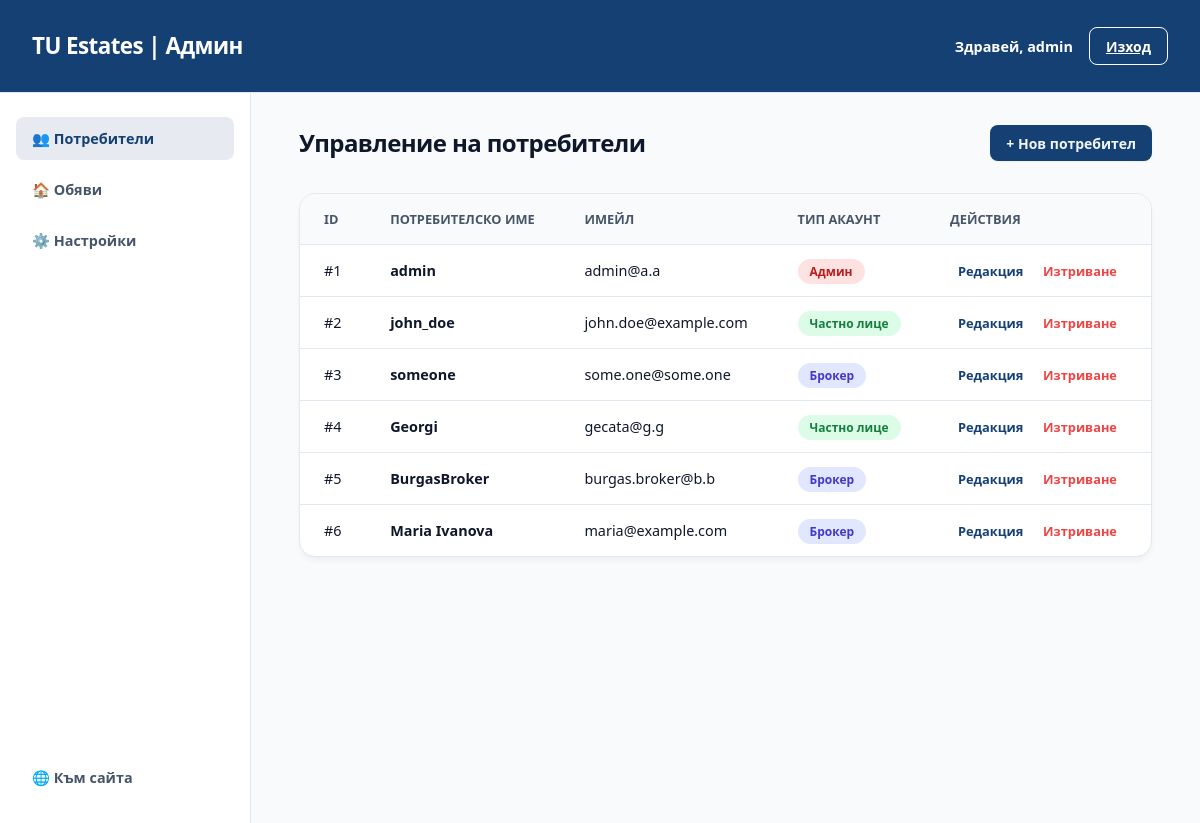
The app's page /index.php?action=admin (signed in), older data.
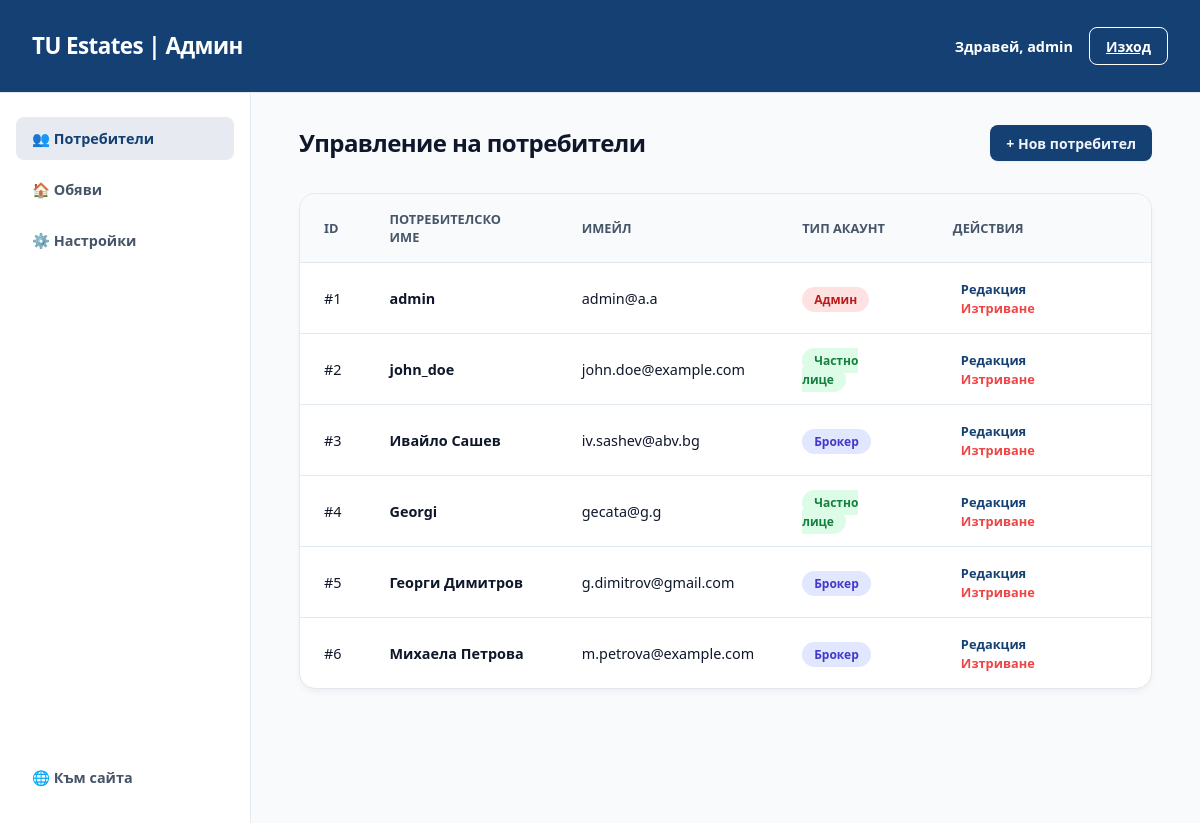
The same page, newer data.
### tables this page shows
CREATE TABLE
    IF NOT EXISTS users (
        id INT AUTO_INCREMENT PRIMARY KEY,
        username VARCHAR(255) NOT NULL,
        email VARCHAR(255) NOT NULL UNIQUE,
        phone VARCHAR(50) NULL,
        image VARCHAR(255) NULL,
        description TEXT NULL,
        password VARCHAR(255) NOT NULL,
        user_type_id INT NOT NULL,
        FOREIGN KEY (user_type_id) REFERENCES user_types (id)
    );

### src/controllers/UserController.php (called while the page is built, shortened)
<?php
class UserController
{
    public static function getAllUsers(): array
    {
        $pdo = Database::getInstance();
        $users = [];
        try {
            $stmt = $pdo->query("SELECT id, username, email, password, user_type_id, phone, image, description FROM users");
            while ($row = $stmt->fetch(PDO::FETCH_ASSOC)) {
                $users[] = new User(
                    $row['id'],
                    $row['username'],
                    $row['email'],
                    $row['password'],
                    $row['user_type_id'],
                    $row['phone'] ?? '-',
                    $row['image'] ?? '-',
                    $row['description'] ?? '-'
                );
            }
        } catch (PDOException $e) {
            die('Error fetching users: ' . $e->getMessage());
        }
        return $users;
    }
}

### src/models/User.php (called while the page is built, shortened)
<?php
class User
{
    private int $id;
    private string $username;
    private string $email;
    private int $userType;
    public function __construct(  int $id,
        string $username,
        string $email,
        string $password,
        int $userType,
        ?string $phone = null,
        ?string $image = null,
        ?string $description = null)
    {
        $this->id = $id;
        $this->username = $username;
        $this->email = $email;
        $this->userType = $userType;
    }
    public function getId(): int
    {
        return $this->id;
    }
    public function getUsername(): string
    {
        return $this->username;
    }
    public function getEmail(): string
    {
        return $this->email;
    }
    public function getUserType(): string
    {
        return $this->userType;
    }
}

### src/views/admin.php (the view, shortened to what this page needs)
<!DOCTYPE html>
<html lang="bg">
<head>
    <link rel="stylesheet" href="style.css">
</head>
<body style="background-color: var(--search-light);">
    <header style="background-color: var(--tu_blue_primary); color: white; padding: 1rem 2rem; display: flex; justify-content: space-between; align-items: center; z-index: 100;">
        <div class="logo_group" style="color: white;">
            <h1 class="heading_primary" style="color: white; margin: 0;">TU Estates | Админ</h1>
        </div>
        <div style="display: flex; gap: 1rem; align-items: center;">
            <span style="font-weight: 600; font-size: 0.9rem;">Здравей, <?= htmlspecialchars($_SESSION['username']) ?></span>
            <a href="index.php?action=logout" class="btn_secondary" style="color: white; border-color: white;">Изход</a>
        </div>
    </header>
    <div class="admin_layout">
        <aside class="admin_sidebar">
            <nav class="admin_nav">
                <a href="index.php?action=admin" class="admin_nav_link active">👥 Потребители</a>
                <a href="index.php?action=admin_estates" class="admin_nav_link">🏠 Обяви</a>
                <a href="index.php?action=admin_settings" class="admin_nav_link">⚙️ Настройки</a>
                <a href="index.php?action=homepage" class="admin_nav_link" style="margin-top: auto;">🌐 Към сайта</a>
            </nav>
        </aside>
        <main class="admin_main">
            <div style="display: flex; justify-content: space-between; align-items: center; margin-bottom: 2rem;">
                <h2 class="section_title">Управление на потребители</h2>
                <a href="index.php?action=admin_add_user" class="btn_primary" style="text-decoration: none;">+ Нов потребител</a>
            </div>
            <div class="table_container">
                <table class="admin_table">
                    <thead>
                        <tr>
                            <th>ID</th>
                            <th>Потребителско име</th>
                            <th>Имейл</th>
                            <th>Тип акаунт</th>
                            <th>Действия</th>
                        </tr>
                    </thead>
                    <tbody>
                        <?php
                        $users = UserController::getAllUsers();
                        foreach ($users as $user):
                            $roleName = match ((int)$user->getUserType()) {
                                1 => '<span class="badge badge-admin">Админ</span>',
                                2 => '<span class="badge badge-broker">Брокер</span>',
                                3 => '<span class="badge badge-user">Частно лице</span>',
                                default => '<span class="badge">Гост</span>'
                            };
                        ?>
                            <tr>
                                <td>#<?= htmlspecialchars($user->getId()) ?></td>
                                <td style="font-weight: 600;"><?= htmlspecialchars($user->getUsername()) ?></td>
                                <td><?= htmlspecialchars($user->getEmail()) ?></td>
                                <td><?= $roleName ?></td>
                                <td>
                                    <a href="index.php?action=admin_edit_user&id=<?= $user->getId() ?>" class="action_btn edit_btn" style="text-decoration: none;">Редакция</a>
                                    <a href="index.php?action=admin_delete_user&id=<?= $user->getId() ?>" class="action_btn delete_btn" style="text-decoration: none;" onclick="return confirm('Сигурни ли сте, че искате да изтриете този потребител?');">Изтриване</a>
                                </td>
                            </tr>
                        <?php endforeach; ?>
                    </tbody>
                </table>
            </div>
        </main>
    </div>
</body>
</html>

### public/index.php (shortened to what this page needs)
<?php
spl_autoload_register(function ($class) {
    $prefixes = [
        'App\\'    => __DIR__ . '/../src/',
        'Config\\' => __DIR__ . '/../config/'
    ];
    foreach ($prefixes as $prefix => $base_dir) {
        $len = strlen($prefix);
        if (strncmp($prefix, $class, $len) !== 0) {
            continue;
        }
        $relative_class = substr($class, $len);
        $file = $base_dir . str_replace('\\', '/', $relative_class) . '.php';
        if (file_exists($file)) {
            return;
        }
    }
});
$action = $_GET['action'] ?? 'homepage';
switch ($action) {
    case 'admin':
        require VIEW_DIR . 'admin.php';
        break;
}

### public/style/base.css (style rules this page uses)
:root { --tu_blue_primary: #154073; --tu_blue_primary_rgb: 21, 64, 115; --tu_logo_bg_dark: rgba(21, 64, 115, 0.2); --header-bg-light: rgba(255, 255, 255, 0.9); --header-bg-dark: rgba(15, 23, 42, 0.9); --border-light: #e2e8f0; --border-dark: #1e293b; --bg-light: #f8fafc; --bg-dark: #1e293b; --text-light: #0f172a; --text-dark: #f1f5f9; --search-dark: #1e293b; --search-light: #f8fafc; --par-light: #475569; --par-dark: #94a3b8; --btn-hover: #1a4f8d; }
body { height: 100vh; width: 100%; display: flex; flex-direction: column; font-family: "Display Font", system-ui, sans-serif; -webkit-font-smoothing: antialiased; background-color: var(--bg-light); color: var(--text-light); margin: 0; }

### public/style/buttons.css (style rules this page uses)
.btn_primary { display: flex; align-items: center; justify-content: center; height: 2.25rem; padding-left: 1rem; padding-right: 1rem; border-radius: 0.5rem; border: none; font-size: 0.875rem; font-weight: 700; color: var(--text-dark); cursor: pointer; background-color: var(--tu_blue_primary); box-shadow: 0 1px 2px 0 rgba(0, 0, 0, 0.05); transition: background-color 0.5s cubic-bezier(0.4, 0, 0.2, 1), transform 0.3s cubic-bezier(0.34, 1.56, 0.64, 1), box-shadow 0.4s ease; }
.btn_secondary { display: flex; align-items: center; justify-content: center; height: 2.25rem; padding-left: 1rem; padding-right: 1rem; border-radius: 0.5rem; font-size: 0.875rem; font-weight: 700; cursor: pointer; color: var(--tu_blue_primary); background-color: transparent; border: 1px solid var(--tu_blue_primary); transition: background-color 0.4s, color 0.4s; }

### public/style/header.css (style rules this page uses)
header { position: sticky; top: 0; z-index: 1001; height: 60px; display: flex; align-items: center; justify-content: flex-start; gap: 2rem; flex-shrink: 0; white-space: nowrap; padding: 0.75rem 1.5rem; background-color: var(--header-bg-light); border-bottom: 1px solid var(--border-light); }
.logo_group { display: flex; align-items: center; gap: 0.75rem; color: var(--text-light); text-decoration: none; }
.heading_primary { font-size: 1.4rem; font-weight: 700; line-height: 1.25; letter-spacing: -0.025em; color: var(--text-light); }

### public/style/layout.css (style rules this page uses)
.section_title { font-weight: 700; letter-spacing: -0.025em; color: var(--text-light); line-height: 2.25rem; margin: 0px; }

### public/style/admin.css (style rules this page uses)
.admin_layout { display: flex; min-height: calc(100vh - 70px); background-color: var(--search-light); }
.admin_sidebar { width: 250px; background-color: white; border-right: 1px solid var(--border-light); display: flex; flex-direction: column; }
.admin_nav { display: flex; flex-direction: column; padding: 1.5rem 1rem; gap: 0.5rem; height: 100%; }
.admin_nav_link { padding: 0.75rem 1rem; text-decoration: none; color: var(--par-light); font-weight: 600; font-size: 0.9rem; border-radius: 0.5rem; transition: all 0.2s ease; }
.admin_nav_link.active { background-color: rgba(var(--tu_blue_primary_rgb), 0.1); color: var(--tu_blue_primary); }
.admin_main { flex: 1; padding: 2rem 3rem; overflow-y: auto; }
.table_container { background: white; border-radius: 1rem; border: 1px solid var(--border-light); overflow: hidden; box-shadow: 0 4px 6px -1px rgba(0, 0, 0, 0.05); }
.admin_table { width: 100%; border-collapse: collapse; text-align: left; }
.admin_table th { background-color: var(--bg-light); padding: 1rem 1.5rem; font-size: 0.8rem; text-transform: uppercase; color: var(--par-light); border-bottom: 1px solid var(--border-light); }
.admin_table td { padding: 1rem 1.5rem; border-bottom: 1px solid var(--border-light); color: var(--text-light); font-size: 0.9rem; }
.admin_table tr:last-child td { border-bottom: none; }
.badge { padding: 0.25rem 0.75rem; border-radius: 9999px; font-size: 0.75rem; font-weight: 700; background-color: var(--border-light); color: var(--par-light); }
.badge-admin { background-color: #fee2e2; color: #b91c1c; }
.badge-broker { background-color: #e0e7ff; color: #4338ca; }
.badge-user { background-color: #dcfce7; color: #15803d; }
.action_btn { border: none; background: none; font-weight: 600; font-size: 0.8rem; cursor: pointer; padding: 0.25rem 0.5rem; border-radius: 0.25rem; transition: all 0.2s; }
.edit_btn { color: var(--tu_blue_primary); }
.delete_btn { color: #ef4444; }

Row changes from the older to the newer data that the page shows:
changed users id 3: username "someone" → "Ивайло Сашев"; email "some.one@some.one" → "iv.sashev@abv.bg"
changed users id 5: username "BurgasBroker" → "Георги Димитров"; email "burgas.broker@b.b" → "g.dimitrov@gmail.com"
changed users id 6: username "Maria Ivanova" → "Михаела Петрова"; email "maria@example.com" → "m.petrova@example.com"
